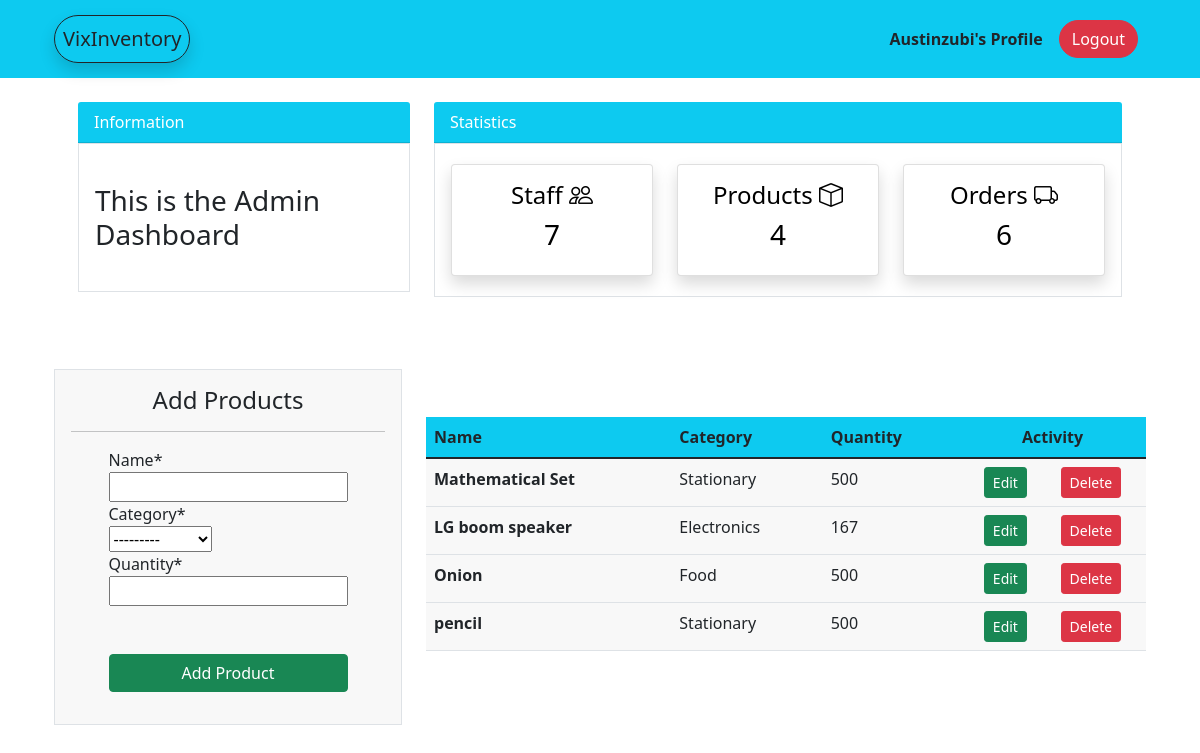
Screenshot of /product/ (signed in) with the database file from the repository.
### dashboard/models.py (models this page shows, shortened)
class Product(models.Model):
    name = models.CharField(max_length=100, null=True)
    category = models.CharField(max_length=20, choices = CATEGORY, null=True)
    quantity = models.PositiveIntegerField(null=True)
    class Meta:
        verbose_name_plural = 'Product'

### dashboard/views.py (the view)
# urls.py: path('product/', views.products, name = 'dashboard-products'),
@login_required
def products(request):
    workers = User.objects.all()
    workers_count = workers.count()
    order = Order.objects.all()
    order_count = order.count()
    if request.method =='POST':
        form = ProductForm(request.POST)
        if form.is_valid():
            form.save()
            product_name = form.cleaned_data.get('name')
            message = messages.success(request, f'{product_name} has been added')
            return redirect('dashboard-products')
    else:
        form = ProductForm()
    items = Product.objects.all()   #this collects all the data from the product model
    items_count = items.count()
    context = {
        'items': items,
        'form': form,
        'items_count':items_count,
        'workers_count':workers_count,
        'order_count': order_count,
    }
    return render(request, 'dashboard/products.html', context)

### dashboard/forms.py
class ProductForm(forms.ModelForm):
    class Meta:
        model = Product
        fields = ['name', 'category', 'quantity']

### templates/dashboard/products.html (shortened to what this page needs)
{% extends 'partials/base.html' %}
{% load crispy_forms_tags %}
{% block content %}
    <div class="container">
        {% include 'partials/topnav.html' %}
        <div class="row my-5">
            <div class="col-lg-4 mb-3">
                <div class="border p-3 dark-color">
                    <h4 class="text-center">
                        Add Products
                    </h4>
                    <hr>
                    <form method="POST" class="d-grid justify-content-center mb-3 " action="">
                        {{form|crispy}}
                        <input class="btn btn-success mt-5" type="submit" value="Add Product">
                    </form>
                </div>
            </div>
            <div class="col-lg-8 my-5">
                <table class="table dark-color">
                    <thead class="bg-info">
                        <tr>
                            <th scope="col">Name</th>
                            <th scope="col">Category</th>
                            <th scope="col">Quantity</th>
                            <th scope="col" class="text-center">Activity</th>
                        </tr>
                    </thead>
                    <tbody>
                        {% for item in items %}
                        <tr>
                            <th scope="row">{{item.name}}</th>
                            <td>{{item.category}}</td>
                            <td>{{item.quantity}}</td>
                            <td>
                                <div class="d-flex justify-content-around">
                                    <div>
                                        <a href="{% url 'dashboard-product-update' item.id %}">
                                            <div class="btn btn-success btn-sm">Edit</div>
                                        </a>
                                    </div>
                                    <div>
                                        <a href="{% url 'dashboard-product-delete' item.id %}">
                                            <div class="btn btn-danger btn-sm">Delete</div>
                                        </a>
                                    </div>
                                </div>
                            </td>
                        </tr>
                        {% endfor %}
                    </tbody>
                </table>
            </div>
        </div>
    </div>
{% endblock %}

### templates/partials/nav.html (shortened to what this page needs)
<nav class="navbar navbar-expand-lg navbar-light bg-info sticky-top">
    <div class="container py-1">
        {% if user.is_authenticated %}
        <a class="navbar-brand text-dark border border-dark p-2 rounded-pill shadow"  href="{% url 'dashboard-index' %}">
            VixInventory
        </a>
        <div class="collapse navbar-collapse" id="navbarSupportedContent">
                <ul class="navbar-nav ms-auto mb-2 mb-lg-0 align-items-center">
                    <li class="nav-item">
                        <a class="nav-link active text-dark fw-bold" aria-current="page" href="{% url 'user-profile' %}">{{user.username}}'s Profile</a>
                    </li>
                    <li class="nav-item">
                        <a class="nav-link text-white " href="{% url 'user-logout' %}"><button class="btn btn-danger rounded-pill">Logout</button></a>
                    </li>
            </ul>
            {% endif %}
        </div>
    </div>
</nav>

### static/style.css (style rules this page uses)
.dark-color { background-color: #F8F8F8; }

### rows the page displays
Product: name "Mathematical Set", category "Stationary", quantity "500"
Product: name "LG boom speaker", category "Electronics", quantity "167"
Product: name "Onion", category "Food", quantity "500"
Product: name "pencil", category "Stationary", quantity "500"

### other values shown
{{ user.username }} "Austinzubi"
{{ workers_count }} "7"
{{ items_count }} "4"
{{ order_count }} "6"
